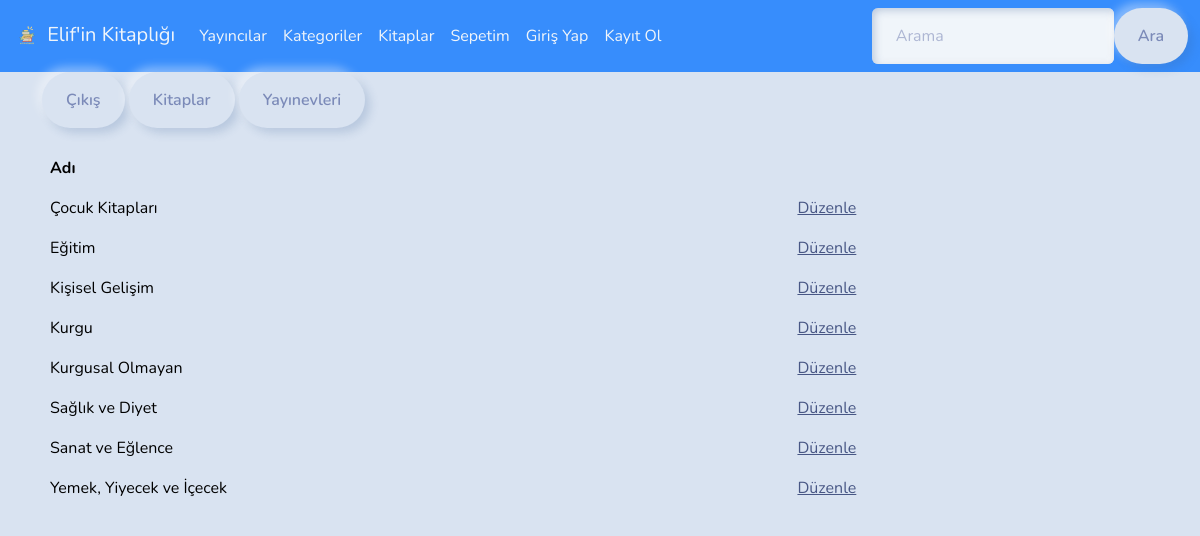
Page /admin_kategori.php (signed in) on the committed database.
### tables this page shows
CREATE TABLE `category` (
  `categoryid` int(10) NOT NULL,
  `category_name` varchar(60) NOT NULL
);

### fonksiyonlar/veritabanı_fonksiyonları.php (called while the page is built, shortened)
<?php
if (!function_exists("getAllCategories")) {
    function getAllCategories($conn) {
        $query = "SELECT * FROM category ORDER BY category_name ASC";
        $result = mysqli_query($conn, $query);
        return $result;
    }
}
?>

### admin_kategori.php (the view, shortened to what this page needs)
<?php
	require_once "./template/header.php";
	require_once "./fonksiyonlar/veritabanı_fonksiyonları.php";
	$conn = db_connect();
	$result = getAllCategories($conn);
?>
	<div>
		<a href="admin_çıkıs.php" class="btn btn-danger">Çıkış</a>
		<a href="admin_kitap.php" class="btn btn-primary">Kitaplar</a>
		<a href="admin_yayıncı.php" class="btn btn-primary">Yayınevleri</a>
	</div>
	<table class="table" style="margin-top: 20px">
		<tr>
			<th>Adı</th>
			<th>&nbsp;</th>
			<th>&nbsp;</th>
		</tr>
		<?php while($row = mysqli_fetch_assoc($result)){ ?>
		<tr>
			<td><?php echo $row['category_name']; ?></td>
			<?php
				if(isset($_SESSION['expert']) && $_SESSION['expert']){
					echo '<td><a href="admin_kategori_düzenle.php?catid=' . $row['categoryid'] . '">Düzenle</a></td>';
				}else if(isset($_SESSION['manager']) && $_SESSION['manager']){
					echo '<td><a href="admin_kategori_silme.php?catid=' . $row['categoryid'] . '">Sil</a></td>';
				}
			?>
		</tr>
		<?php } ?>
	</table>
<?php
	require_once "./template/footer.php";
?>

### rows in the picture
category: category_name "Çocuk Kitapları"
category: category_name "Eğitim"
category: category_name "Kişisel Gelişim"
category: category_name "Kurgu"
category: category_name "Kurgusal Olmayan"
category: category_name "Sağlık ve Diyet"
category: category_name "Sanat ve Eğlence"
category: category_name "Yemek, Yiyecek ve İçecek"
